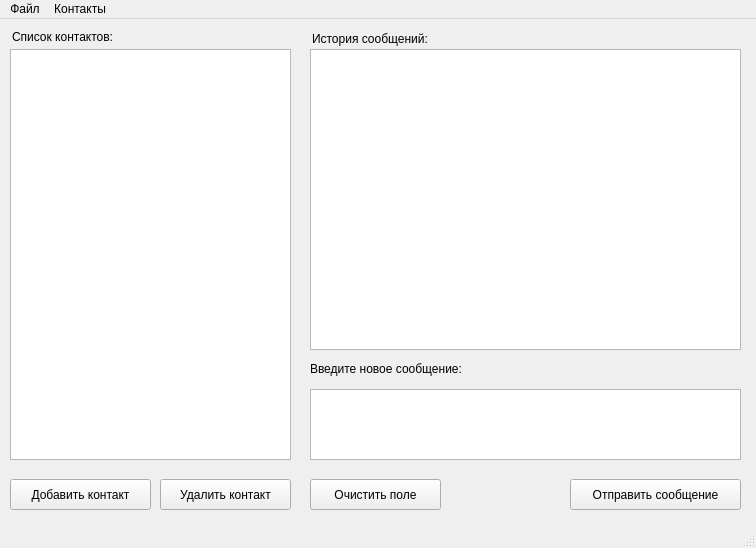
<?xml version="1.0" encoding="UTF-8"?>
<ui version="4.0">
 <class>MainClientWindow</class>
 <widget class="QMainWindow" name="MainClientWindow">
  <property name="geometry">
   <rect>
    <x>0</x>
    <y>0</y>
    <width>756</width>
    <height>548</height>
   </rect>
  </property>
  <property name="minimumSize">
   <size>
    <width>756</width>
    <height>534</height>
   </size>
  </property>
  <property name="windowTitle">
   <string>Чат Программа v 0.0.2</string>
  </property>
  <widget class="QWidget" name="centralwidget">
   <widget class="QLabel" name="label_contacts">
    <property name="geometry">
     <rect>
      <x>12</x>
      <y>10</y>
      <width>101</width>
      <height>16</height>
     </rect>
    </property>
    <property name="text">
     <string>Список контактов:</string>
    </property>
   </widget>
   <widget class="QPushButton" name="btn_add_contact">
    <property name="geometry">
     <rect>
      <x>10</x>
      <y>460</y>
      <width>141</width>
      <height>31</height>
     </rect>
    </property>
    <property name="text">
     <string>Добавить контакт</string>
    </property>
   </widget>
   <widget class="QPushButton" name="btn_remove_contact">
    <property name="geometry">
     <rect>
      <x>160</x>
      <y>460</y>
      <width>131</width>
      <height>31</height>
     </rect>
    </property>
    <property name="text">
     <string>Удалить контакт</string>
    </property>
   </widget>
   <widget class="QLabel" name="label_history">
    <property name="geometry">
     <rect>
      <x>312</x>
      <y>9</y>
      <width>391</width>
      <height>21</height>
     </rect>
    </property>
    <property name="text">
     <string>История сообщений:</string>
    </property>
   </widget>
   <widget class="QTextEdit" name="text_message">
    <property name="geometry">
     <rect>
      <x>310</x>
      <y>370</y>
      <width>431</width>
      <height>71</height>
     </rect>
    </property>
   </widget>
   <widget class="QLabel" name="label_new_message">
    <property name="geometry">
     <rect>
      <x>310</x>
      <y>342</y>
      <width>201</width>
      <height>16</height>
     </rect>
    </property>
    <property name="text">
     <string>Введите новое сообщение:</string>
    </property>
   </widget>
   <widget class="QListView" name="list_contacts">
    <property name="geometry">
     <rect>
      <x>10</x>
      <y>30</y>
      <width>281</width>
      <height>411</height>
     </rect>
    </property>
   </widget>
   <widget class="QListView" name="list_messages">
    <property name="geometry">
     <rect>
      <x>310</x>
      <y>30</y>
      <width>431</width>
      <height>301</height>
     </rect>
    </property>
   </widget>
   <widget class="QPushButton" name="btn_send">
    <property name="geometry">
     <rect>
      <x>570</x>
      <y>460</y>
      <width>171</width>
      <height>31</height>
     </rect>
    </property>
    <property name="text">
     <string>Отправить сообщение</string>
    </property>
   </widget>
   <widget class="QPushButton" name="btn_clear">
    <property name="geometry">
     <rect>
      <x>310</x>
      <y>460</y>
      <width>131</width>
      <height>31</height>
     </rect>
    </property>
    <property name="text">
     <string>Очистить поле</string>
    </property>
   </widget>
  </widget>
  <widget class="QMenuBar" name="menubar">
   <property name="geometry">
    <rect>
     <x>0</x>
     <y>0</y>
     <width>756</width>
     <height>22</height>
    </rect>
   </property>
   <widget class="QMenu" name="menu">
    <property name="title">
     <string>Файл</string>
    </property>
    <addaction name="menu_exit"/>
   </widget>
   <widget class="QMenu" name="menu_2">
    <property name="title">
     <string>Контакты</string>
    </property>
    <addaction name="menu_add_contact"/>
    <addaction name="menu_del_contact"/>
    <addaction name="separator"/>
   </widget>
   <addaction name="menu"/>
   <addaction name="menu_2"/>
  </widget>
  <widget class="QStatusBar" name="statusBar"/>
  <action name="menu_exit">
   <property name="text">
    <string>Выход</string>
   </property>
  </action>
  <action name="menu_add_contact">
   <property name="text">
    <string>Добавить контакт</string>
   </property>
  </action>
  <action name="menu_del_contact">
   <property name="text">
    <string>Удалить контакт</string>
   </property>
  </action>
 </widget>
 <resources/>
 <connections>
  <connection>
   <sender>btn_clear</sender>
   <signal>clicked()</signal>
   <receiver>text_message</receiver>
   <slot>clear()</slot>
   <hints>
    <hint type="sourcelabel">
     <x>541</x>
     <y>481</y>
    </hint>
    <hint type="destinationlabel">
     <x>547</x>
     <y>416</y>
    </hint>
   </hints>
  </connection>
 </connections>
</ui>
